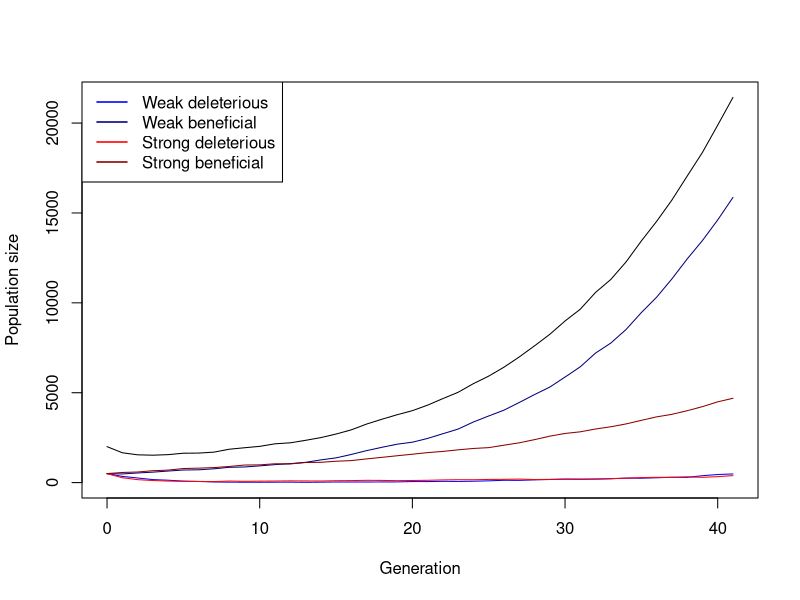

Recreate this plot in R. (Note: this script raises an error after producing the figure.)
## ---- chunk 1
# Function for simulating one Generation in the Population
simulate_one_gen <- function(N_wd, N_wb, N_sd, N_sb, decay_rate_wm, decay_rate_sm, s_wm, s_sm, m_rate_wm, m_rate_sm) {
  
  # draw Offspring according to Poisson Distribution
  offsp_wd <- rpois(1, N_wd * (1-decay_rate_wm-s_wm))
  offsp_wb <- rpois(1, N_wb * (1-decay_rate_wm+s_wm))
  offsp_sd <- rpois(1, N_sd * (1-decay_rate_sm-s_sm))
  offsp_sb <- rpois(1, N_sb * (1-decay_rate_sm+s_sm))
  # draw changing Mutants according to Poisson Distribution
  mut_wd_to_wb <- rpois(1, offsp_wd * m_rate_wm)
  mut_sd_to_sb <- rpois(1, offsp_sd * m_rate_sm)
  mut_wb_to_wd <- rpois(1, offsp_wb * m_rate_wm)
  mut_sb_to_sd <- rpois(1, offsp_sb * m_rate_sm)
  
  # determine new Population Sizes of all four Mutants (2 versions of weak Mutations   and 2   versions of strong Mutations)
  N_wd_new <- max(offsp_wd - mut_wd_to_wb+ mut_wb_to_wd,0)
  N_wb_new <- max(offsp_wb - mut_wb_to_wd+ mut_wd_to_wb,0)
  N_sd_new <- max(offsp_sd - mut_sd_to_sb+ mut_sb_to_sd,0)
  N_sb_new <- max(offsp_sb - mut_sb_to_sd+ mut_sd_to_sb,0)
  
 return(c(N_wd_new, N_wb_new, N_sd_new, N_sb_new))
}
# Test the Function
print(simulate_one_gen(N_wd=50, N_wb=0, N_sd=50, N_sb=0, decay_rate_wm=0, decay_rate_sm=0, s_wm=0, s_sm=0, m_rate_wm=0, m_rate_sm=0))
## ---- chunk 2
# Simulation runs until the 100th Generation
max_gen=100
simulate_pop <- function(init_wd, init_wb,  init_sd, init_sb, decay_rate_wm, decay_rate_sm, s_wm, s_sm, m_rate_wm, m_rate_sm, max_gen) {
  # Create the Vector in which to save the Results
  pop_vector <- c(init_wd,init_wb, init_sd, init_sb)
  # initiate the variables
  pop_new <- c(init_wd, init_wb, init_sd, init_sb)
  
  # run the Simulation until Generation max_gen
  for (i in 1:(max_gen + 1)) {
    # redefine the current Population one Generation later
    pop_new <- simulate_one_gen(pop_new[1],pop_new[2],pop_new[3],pop_new[4], decay_rate_wm, decay_rate_sm, s_wm, s_sm, m_rate_wm, m_rate_sm)
    # add the new Population Sizes to the Output Vector
    pop_vector <- rbind(pop_vector,pop_new)
    # Condition to stop the Simulation before max_gen: either the Population exceeds 1.5         Times the Original Population Size, or it goes extinct
    if ((sum(pop_new) >= 10 * sum(c(init_wd, init_wb, init_sd, init_sb))) || sum(pop_new) == 0)
      break

}
  
  # Define the Row and Column Names of the Output Vector
  rownames(pop_vector) <- (0:max_gen)[1:length(pop_vector[,1])] # Note that the Vector has to be cut if the Simulation stopped early
  colnames(pop_vector) <- c("wd","wb", "sd", "sb")
  # return the Result
  return(pop_vector)	
}


# Test the Function and plot the Result
# set max_gen to a Value to be used througout
max_gen <- 100
# create your Simulation Data
output <- simulate_pop(init_wd=500, init_wb=500,  init_sd=500, init_sb=500, decay_rate_wm=0.1, decay_rate_sm=0.2, s_wm=0.2, s_sm=0.3, m_rate_wm=0.01, m_rate_sm=0.04,max_gen)
# show the last few Lines of the Data Table
print(tail(output))
# plot the Output - note that the Plot Range and the x Axis have to be adjusted based on the Length of the Table
# determine x axis Range 
x_range <- 0:(length(output[,1])-1)
# this plots the total Population Size
plot(x_range,output[,1]+output[,2]+output[ ,3]+output[ ,4],type='l',ylim=c(0,max(output[,1]+output[,2]+output[ ,3]+output[ ,4])),xlab =  "Generation",ylab = "Population size")
# add Number of wd Individuals
lines(x_range,output[,1], col="blue")
# add Number of wb Individuals
lines(x_range,output[,2], col="navyblue")
# add Number of sd Individuals
lines(x_range,output[,3], col="red")
# add Number of sb Individuals
lines(x_range,output[,4], col="darkred")
# add Legend
legend("topleft",
       legend=c("Weak deleterious","Weak beneficial","Strong deleterious","Strong beneficial"),
       col=c("blue","navyblue","red","darkred"), lty=1, lwd=1.5)
## ---- chunk 3
# set some Parameters to fixed Values
init_wd <- 300
init_wb <- 300
init_sd <- 300
init_sb <- 300
m_rate_wm <- 0.01
m_rate_sm <- 0.05
decay_rate_wm <- 0.1
decay_rate_sm <- 0.2
s_wm <- 0.2
s_sm <- 0.4
max_gen <- 1000
# determine how often to run the Simulation for each set of Parameters
no_replicates <- 10


# set Parameters to vary
s_values_wm <- c(0.05,0.1,0.15)
s_values_sm <- c(0.2,0.25,0.3)
m_values_wm <- c(0.001,0.01,0.05)
m_values_sm <- c(0.05,0.1,0.15)


# initialize Data Table - where to collect the Results
data_table <- c()
data_table_wd<- c()
data_table_wb<- c()
data_table_sd<- c()
data_table_sb<- c()
# run the Simulation across all chosen parameters
# loop over mutation rates
#for(mval_wm in m_values_wm){
 # for(mval_sm in m_values_sm){
    # loop over Selection strength
    for(sval_wm in s_values_wm){
      for(sval_sm in s_values_sm){
        # different Way of running many Simulations: make Replicates using "repeat" Function         with a counter i
        # reset Counter
        i<-0
        total_runs<-0
        rescue_count<-0
        repeat {
          # increase Counter by one
          i<-i+1
          # defining total runs
          total_runs <- total_runs + 1
          # run the Simulation once
          one_run <- simulate_pop(init_wd, init_wb, init_sd, init_sb,
                                  decay_rate_wm, decay_rate_sm,
                                  sval_wm, sval_sm, m_rate_wm=0.2,m_rate_sm=0.2, max_gen)
          
          # determine total Population Sizes
          total_size <- one_run[,1]+one_run[,2]+one_run[,3]+one_run[,4]
          
          
          # determine final Population Size for each Mutant
          N_end_wd <- one_run[nrow(one_run), "wd"]
          N_end_wb <- one_run[nrow(one_run), "wb"]
          N_end_sd <- one_run[nrow(one_run), "sd"]
          N_end_sb <- one_run[nrow(one_run), "sb"]
          
          total_end <- N_end_wd + N_end_wb + N_end_sd + N_end_sb
          if (total_end > 0) {
            rescue_count <- rescue_count + 1
          }
          # determine Frequencies of each mutant in the final Population
          freq_wd <- ifelse(total_end > 0, N_end_wd / total_end, 0)
          freq_wb <- ifelse(total_end > 0, N_end_wb / total_end, 0)
          freq_sd <- ifelse(total_end > 0, N_end_sd / total_end, 0)
          freq_sb <- ifelse(total_end > 0, N_end_sb / total_end, 0)
          
          
          
          data_table_wd<- rbind(data_table_wd, c(sval_wm,freq_wd))
          data_table_wb<- rbind(data_table_wb, c(sval_wm, freq_wb))
          data_table_sd<- rbind(data_table_sd,c(sval_sm, freq_sd))
          data_talbe_sb<-rbind(data_table_sb, c (sval_sm,freq_sb))
          # enter the D into the Table
          data_table <- rbind(data_table,c(mval_wm,mval_sm,sval_wm,sval_sm,N_end_wd,        N_end_wb, N_end_sd, N_end_sb,freq_wd, freq_wb, freq_sd,freq_sb)) # note that we add the                varying parameters (mutation rate and selection strength for each version of weak            and strong mutation) to the table too
          # stop the repeated Computation after no_replicates times
          
          
          if(i>no_replicates) break
          
        }
      }
    }
  #}
#}
# Make sure your data is a proper data frame
data_table_wd <- as.data.frame(data_table_wd)

# If the column names are missing or wrong, set them
colnames(data_table_wd) <- c("V1", "V2")

# Add an index column for plotting along x-axis
data_table_wd$Index <- 1:nrow(data_table_wd)

# Now use ggplot2
library(ggplot2)

ggplot(data_table_wd, aes(x = Index, y = V2, color = factor(V1))) +
  geom_line() +
  geom_point(size = 1) +
  labs(
    x = "Index / Generation",
    y = "Frequency (V2)",
    color = "Selection Coefficient (V1)",
    title = "Frequency vs Index for Different Selection Coefficients"
  ) +
  theme_minimal()

library(ggplot2)

# Sicherstellen, dass es ein Data Frame ist
data_table_wd <- as.data.frame(data_table_wd)
colnames(data_table_wd) <- c("V1", "V2")

# Boxplot erstellen
ggplot(data_table_wd, aes(x = factor(V1), y = V2, fill = factor(V1))) +
  geom_boxplot() +
  labs(
    x = "Selektionskoeffizient (V1)",
    y = "Frequenz (V2)",
    fill = "Selektionskoeffizient",
    title = "Verteilung der Frequenzen für verschiedene Selektionskoeffizienten"
  ) +
  theme_minimal()

library(ggplot2)

# Sicherstellen, dass es ein Data Frame ist
data_table_sb <- as.data.frame(data_table_sb)
colnames(data_table_sb) <- c("V1", "V2")

# Boxplot erstellen
ggplot(data_table_sb, aes(x = factor(V1), y = V2, fill = factor(V1))) +
  geom_boxplot() +
  labs(
    x = "Selektionskoeffizient (V1)",
    y = "Frequenz (V2)",
    fill = "Selektionskoeffizient",
    title = "Verteilung der Frequenzen für verschiedene Selektionskoeffizienten"
  ) +
  theme_minimal()
library(ggplot2)

# Sicherstellen, dass es ein Data Frame ist
data_table_wb <- as.data.frame(data_table_wb)
colnames(data_table_wb) <- c("V1", "V2")

# Boxplot erstellen
ggplot(data_table_wb, aes(x = factor(V1), y = V2, fill = factor(V1))) +
  geom_boxplot() +
  labs(
    x = "Selektionskoeffizient (V1)",
    y = "Frequenz (V2)",
    fill = "Selektionskoeffizient",
    title = "Verteilung der Frequenzen für verschiedene Selektionskoeffizienten"
  ) +
  theme_minimal()
library(ggplot2)

# Sicherstellen, dass es ein Data Frame ist
data_table_sd <- as.data.frame(data_table_sd)
colnames(data_table_sd) <- c("V1", "V2")

# Boxplot erstellen
ggplot(data_table_sd, aes(x = factor(V1), y = V2, fill = factor(V1))) +
  geom_boxplot() +
  labs(
    x = "Selektionskoeffizient (V1)",
    y = "Frequenz (V2)",
    fill = "Selektionskoeffizient",
    title = "Verteilung der Frequenzen für verschiedene Selektionskoeffizienten"
  ) +
  theme_minimal()
# calculating Rescue probability
rescue_prob <- rescue_count / total_runs
# Mean Frequencies of each mutant
mean_freq_wd <- mean(freq_wd)*100
mean_freq_wb <- mean(freq_wb)*100
mean_freq_sd <- mean(freq_sd)*100
mean_freq_sb <- mean(freq_sb)*100

print(paste("Mean frequency of wd =", mean_freq_wd) )
print(paste("Mean frequency of wb =", mean_freq_wb) )
print(paste("Mean frequency of sd =", mean_freq_sd) )
print(paste("Mean frequency of sb =", mean_freq_sb) )
# define Column Names of Data Table
colnames(data_table) <- c("m_rate_wm","m_rate_sm","s_wm","s_sm","N_end_wd", "N_end_wb", "N_end_sd", "N_end_sb","freq_wd", "freq_wb", "freq_sd","freq_sb")
# show the first and last Lines of the Output
print(head(data_table))
print(tail(data_table))
print(rescue_prob)
